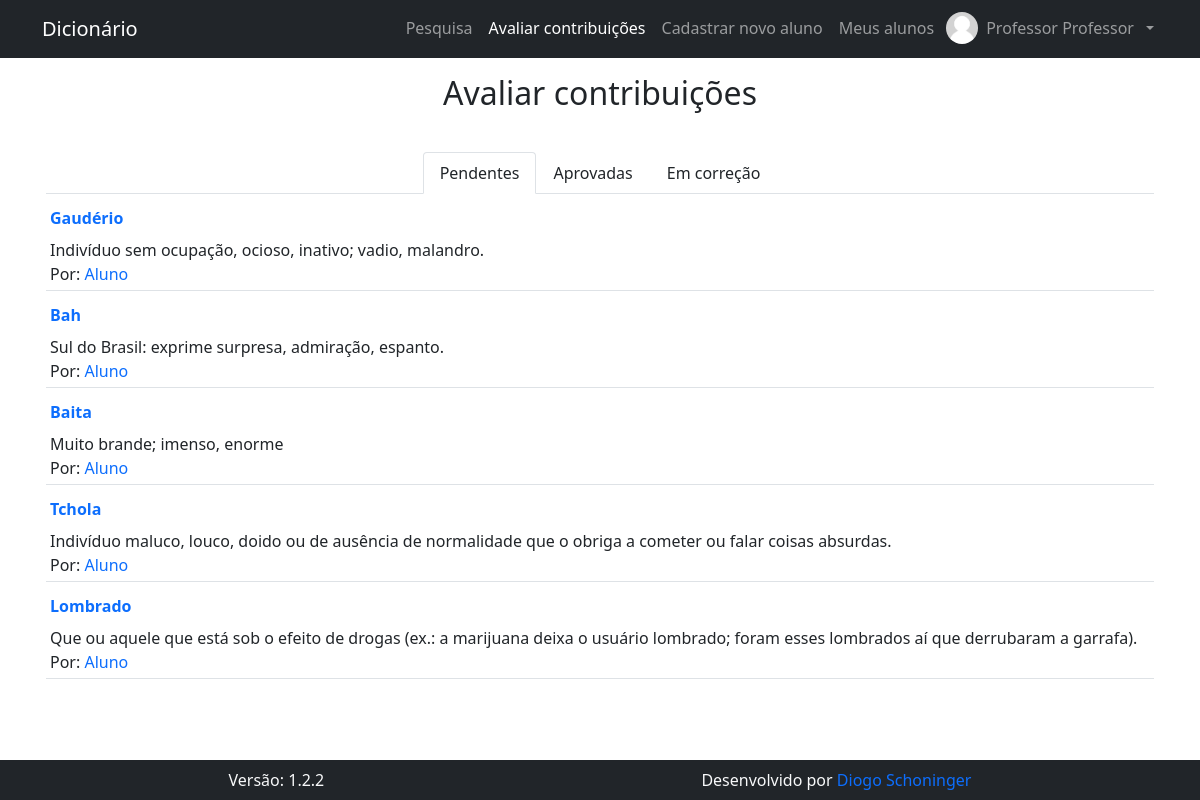
Page /pages/contribuicoes/avaliar_contribuicoes.php (signed in) on the committed database.
### tables this page shows
CREATE TABLE IF NOT EXISTS `contribuicao` (
  `id_contribuicao` int(11) NOT NULL AUTO_INCREMENT,
  `contribuicao` text NOT NULL,
  `silabacao` text NOT NULL,
  `classe_gramatical` text NOT NULL,
  `significados` text NOT NULL,
  `formacao` text NOT NULL,
  `comentarios` text DEFAULT NULL,
  `id_autor` int(11) NOT NULL,
  `exemplos` text NOT NULL,
  `situacao` text NOT NULL,
  `comentarios_avaliador` text NOT NULL,
  PRIMARY KEY (`id_contribuicao`)
);

CREATE TABLE IF NOT EXISTS `usuario` (
  `id_usuario` int(11) NOT NULL AUTO_INCREMENT,
  `nome_usuario` text NOT NULL,
  `email` varchar(128) NOT NULL,
  `cpf` varchar(11) NOT NULL,
  `data_nasc` date NOT NULL,
  `senha` text NOT NULL,
  `nivel` int(1) NOT NULL,
  `primeiro_acesso` int(1) NOT NULL DEFAULT 1,
  `id_responsavel` int(1) NOT NULL,
  `foto` text DEFAULT NULL,
  PRIMARY KEY (`id_usuario`),
  UNIQUE KEY `email` (`email`),
  UNIQUE KEY `cpf` (`cpf`)
);

### pages/contribuicoes/avaliar_contribuicoes.php (the view, shortened to what this page needs)
<h1 class="fs-2 text-center">Avaliar contribuições</h1>
<div class="container">
  <div class="nav nav-tabs justify-content-center mt-3" id="nav-tab" role="tablist">
    <button class="nav-link text-dark active" id="nav-tab-pendentes" data-bs-toggle="tab" data-bs-target="#nav-pendentes" type="button" role="tab" aria-controls="nav-pendentes" aria-selected="true">Pendentes</button>
    <button class="nav-link text-dark" id="nav-tab-aprovadas" data-bs-toggle="tab" data-bs-target="#nav-aprovadas" type="button" role="tab" aria-controls="nav-aprovadas" aria-selected="false">Aprovadas</button>
    <button class="nav-link text-dark" id="nav-tab-em-correcao" data-bs-toggle="tab" data-bs-target="#nav-em-correcao" type="button" role="tab" aria-controls="nav-em-correcao" aria-selected="false">Em correção</button>
  </div>
  <div class="tab-content" id="nav-tabContent">
    <div class="tab-pane fade show active" id="nav-pendentes" role="tabpanel" aria-labelledby="nav-tab-pendentes">
      <table class="table table-sm">
        <tbody>
          <?php
            $conn = open_db();
            $result = $conn->query("SELECT id_usuario, nome_usuario FROM usuario WHERE nivel = 1 AND id_responsavel = " . $_SESSION["id_usuario"]);
            if ($result->num_rows === 0) echo "<p class='fs-5 mt-3 text-center'>Você ainda não é responsável por nenhum aluno</p>";
            else {
              while ($usuarios = $result->fetch_object()) {
                $result2 = $conn->query("SELECT id_contribuicao, contribuicao, significados, id_autor FROM contribuicao WHERE id_autor = $usuarios->id_usuario AND situacao LIKE 'Pendente'");
                if ($result2->num_rows !== 0) {
                  while ($contribuicoes = $result2->fetch_object()) {
                    echo "
                    <tr>
                    <td>
                    <a href=" . BASE_URL . "pages/contribuicoes/avaliar_contribuicao.php?id_contribuicao=" . $contribuicoes->id_contribuicao . " class=\"nav-link px-0\">
                    <span class=\"fw-bold\">" . $contribuicoes->contribuicao . "</span><br/>
                    </a>
                    <span>" . $contribuicoes->significados . "</span><br/>
                    <span>Por: <a href=\"" . BASE_URL . "pages/user/perfil.php?id_usuario=" . $contribuicoes->id_autor . "\" class=\"nav-link d-inline px-0\">" . $usuarios->nome_usuario . "</a></span>
                    </td>
                    </tr>
                    ";
                  }
                }
              }
            }
          ?>
        </tbody>
      </table>
    </div>
  </div>
</div>

### rows in the picture
usuario: nome_usuario "Aluno"
contribuicao: contribuicao "Gaudério", significados "Indivíduo sem ocupação, ocioso, inativo; vadio, malandro."
contribuicao: contribuicao "Bah", significados "Sul do Brasil: exprime surpresa, admiração, espanto."
contribuicao: contribuicao "Baita", significados "Muito brande; imenso, enorme"
contribuicao: contribuicao "Tchola", significados "Indivíduo maluco, louco, doido ou de ausência de normalidade que o obriga a cometer ou falar coisas absurdas."
contribuicao: contribuicao "Lombrado", significados "Que ou aquele que está sob o efeito de drogas (ex.: a marijuana deixa o usuário lombrado; foram esses lombrados aí que derrubaram a garrafa)."

### other values in the picture
$nome_usuario[0] "Professor"
$nome_usuario[$last_name -1] "Professor"
VERSION "1.2.2"
